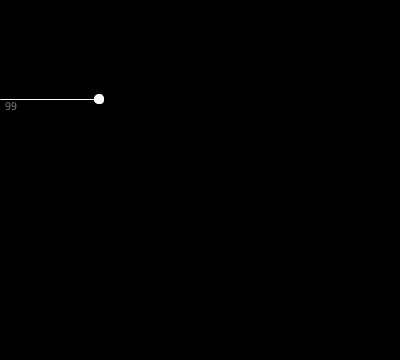
Frame 1 (no input)
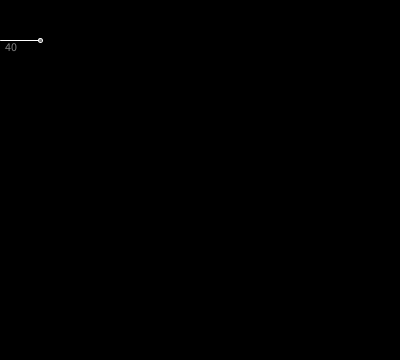
Frame 60 (the mouse pressed at the canvas centre just before this capture)
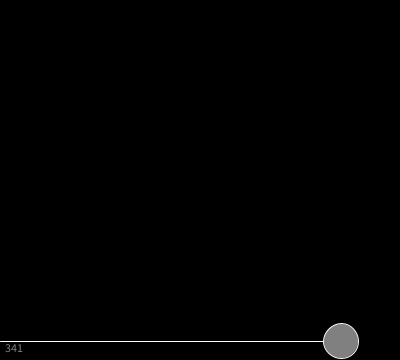
Frame 120 (the mouse held since frame 60 and released just before this capture)

The Processing sketch that drew these frames (run headless with seeded random() and noise(); from frame 60 on, the mouse is pressed at the canvas centre):

// Processing sketch: processing_146591
// ── processing_146591.pde

/*
This is adapted from a Processing Example
*/

float y = 100;

void setup() {
  size(400, 360);  // Size must be the first statement
  stroke(255);     // Set line drawing color to white
  frameRate(30);
}

void draw() { 
  background(0);   // Set the background to black
  y = y - 1; 
  if (y < 0) { 
    y = height; 
  } 
  
  stroke(255);
  line(0, y, y, y);
  ellipse(y,y,y/10,y/10);
  fill(128);  
  text(round(y),5,y+11);
} 
